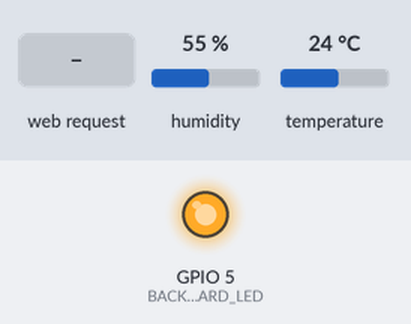
A program run on a simulated ESP32. On the bench: output pins drawn as LEDs (lit = HIGH). Inputs (shaded band) come from the test bench; at power-on: humidity 55 %, temperature 24 °C. WiFi joins after 1.5 s; servers stay silent unless stated; what the program prints to the serial monitor is not drawn.

Above: at 12.8 s.
12.9 s: HTTP request GET /H received
At 14.1 s:
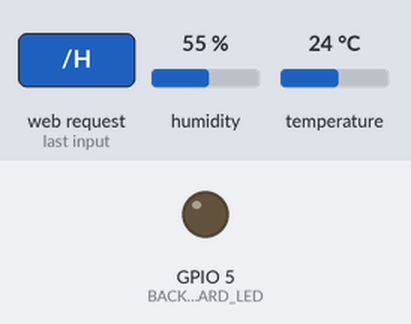
14.4 s: HTTP request GET /L received
At 15.3 s:
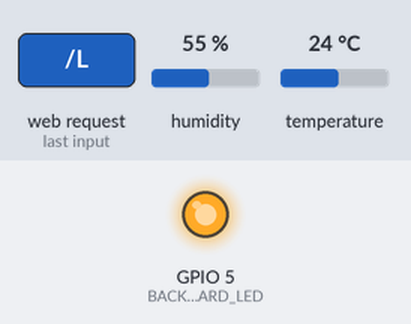
Timing chart, 0 to 17.4 s (numbered marks = the images above; inputs shaded):
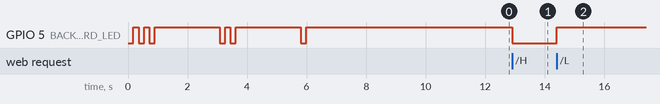

Measured:
- after the input at 12.9 s, GPIO 5 (BACKWARDS_ASS_ONBOARD_LED): HIGH → LOW at once
- after the input at 14.4 s, GPIO 5 (BACKWARDS_ASS_ONBOARD_LED): LOW → HIGH at once

The program:

main.cpp
```cpp
/*
 WiFi Web Server LED Blink

 A simple web server that lets you blink an LED via the web.
 This sketch will print the IP address of your WiFi Shield (once connected)
 to the Serial monitor. From there, you can open that address in a web browser
 to turn on and off the LED on pin 5.

 If the IP address of your shield is yourAddress:
 http://yourAddress/H turns the LED on
 http://yourAddress/L turns it off

 This example is written for a network using WPA encryption. For
 WEP or WPA, change the Wifi.begin() call accordingly.

 Circuit:
 * WiFi shield attached
 * LED attached to pin 5

 created for arduino 25 Nov 2012
 by Tom Igoe

ported for sparkfun esp32
31.01.2017 by Jan Hendrik Berlin
*/

#include <Arduino.h>
#include <WiFi.h>
#include <DHT.h>

const char* ssid     = "Science Camp (2.4ghz)";
const char* password = "supersecret";

#define TOP_SENSOR_PIN 21
#define DHTTYPE DHT21 // DHT 21 (AM2301)
#define USE_CENTIGRADE true

#define BACKWARDS_ASS_ONBOARD_LED 5   //LED connected to digital pin 5


// Pre setup() initialization stuff.
WiFiServer server(80);
DHT some_sensor(TOP_SENSOR_PIN, DHTTYPE);

int counter = 0;

void blink (int times) {
  int blink_time = 180;
  for (int i=0; i<times; i++) {
    digitalWrite(BACKWARDS_ASS_ONBOARD_LED, LOW);
    delay(blink_time);
    digitalWrite(BACKWARDS_ASS_ONBOARD_LED, HIGH);
    delay(blink_time);
  }
}

void count_down (int starting_number) {
  int delay_time = 2000;
  for (int i=starting_number; i>0; i-- ) {
    blink(i);
    delay(delay_time);
  }
}


void setup() {

  Serial.begin(9600);
  pinMode(BACKWARDS_ASS_ONBOARD_LED, OUTPUT);

  // FIXME - this is just to give you time to connect a serial monitor
  count_down(3);

  delay(2000);
  Serial.print("Connecting to ");
  Serial.print(ssid);
  Serial.println("");
  Serial.print("HIGH is ");
  Serial.print(HIGH);
  Serial.println("");
  Serial.print("LOW is ");
  Serial.print(LOW);

  // temperatore / rh sensors
  pinMode(TOP_SENSOR_PIN, INPUT);

  WiFi.begin(ssid, password);

  while (WiFi.status() != WL_CONNECTED)
  {
    delay(500);
    Serial.print(".");
  }
  Serial.println("");
  Serial.println("WiFi connected.");
  Serial.println("IP address: ");
  Serial.println(WiFi.localIP());

  server.begin();
}

void loop()
{

  // read values from the sensor
  float humidity = some_sensor.readHumidity();
  float temperature = some_sensor.readTemperature(USE_CENTIGRADE);

  WiFiClient client = server.available(); // listen for incoming clients

  if (client)
  {                                // if you get a client,
    Serial.println("New Client."); // print a message out the serial port
    String currentLine = "";       // make a String to hold incoming data from the client
    while (client.connected())
    { // loop while the client's connected
      if (client.available())
      {                         // if there's bytes to read from the client,
        char c = client.read(); // read a byte, then
        Serial.write(c);        // print it out the serial monitor
        if (c == '\n')
        { // if the byte is a newline character

          // if the current line is blank, you got two newline characters in a row.
          // that's the end of the client HTTP request, so send a response:
          if (currentLine.length() == 0)
          {
            // HTTP headers always start with a response code (e.g. HTTP/1.1 200 OK)
            // and a content-type so the client knows what's coming, then a blank line:
            client.println("HTTP/1.1 200 OK");
            client.println("Content-type:text/html");
            client.println();

            // the content of the HTTP response follows the header:
            client.print("Click <a href=\"/H\">here</a> to turn the LED on pin 5 on.<br>");
            client.print("Click <a href=\"/L\">here</a> to turn the LED on pin 5 off.<br>");
            client.print("<br><br>H: ");
            client.print(String(humidity));
            client.print("<br>T: ");
            client.print(String(temperature));

            // The HTTP response ends with another blank line:
            client.println();
            // break out of the while loop:
            break;
          }
          else
          { // if you got a newline, then clear currentLine:
            currentLine = "";
          }
        }
        else if (c != '\r')
        {                   // if you got anything else but a carriage return character,
          currentLine += c; // add it to the end of the currentLine
        }

        // Check to see if the client request was "GET /H" or "GET /L":
        if (currentLine.endsWith("GET /H"))
        {
          digitalWrite(BACKWARDS_ASS_ONBOARD_LED, LOW); // GET /H turns the LED on
        }
        if (currentLine.endsWith("GET /L"))
        {
          digitalWrite(BACKWARDS_ASS_ONBOARD_LED, HIGH); // GET /L turns the LED off
        }
      }
    }
    // close the connection:
    client.stop();
    Serial.println("Client Disconnected.");
  }
}
```
